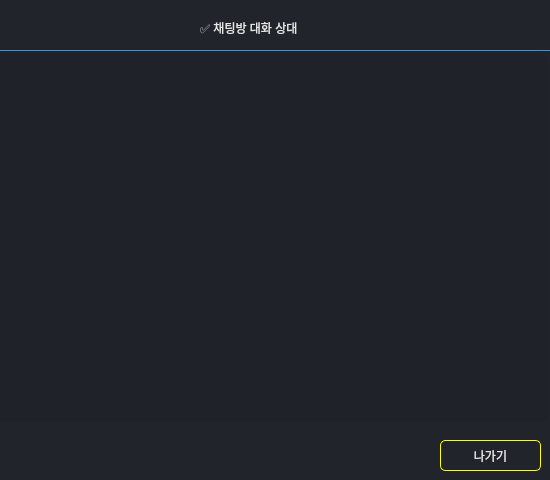
<?xml version="1.0" encoding="UTF-8"?>
<ui version="4.0">
 <class>Dialog</class>
 <widget class="QDialog" name="Dialog">
  <property name="geometry">
   <rect>
    <x>0</x>
    <y>0</y>
    <width>550</width>
    <height>480</height>
   </rect>
  </property>
  <property name="windowTitle">
   <string>Dialog</string>
  </property>
  <property name="styleSheet">
   <string notr="true">QPushButton#dialog_btn_exit {
    border-style: solid;
    border-width: 1px;
    border-color: rgb(255, 255, 255);
    border-radius: 5px;
    padding: 5px 10px;
    color: white;
}


QPushButton#dialog_btn_exit:hover {
    background-color: rgba(70, 130, 180, 1);
}

QPushButton#dialog_btn_exit:pressed {
    background-color: rgba(25, 25, 112, 1);
}</string>
  </property>
  <widget class="QLabel" name="dialog_label_titleback">
   <property name="geometry">
    <rect>
     <x>0</x>
     <y>0</y>
     <width>551</width>
     <height>481</height>
    </rect>
   </property>
   <property name="styleSheet">
    <string notr="true">background-color: rgb(33, 37, 43);</string>
   </property>
   <property name="text">
    <string/>
   </property>
  </widget>
  <widget class="QLabel" name="dialog_label_title">
   <property name="geometry">
    <rect>
     <x>200</x>
     <y>20</y>
     <width>141</width>
     <height>16</height>
    </rect>
   </property>
   <property name="styleSheet">
    <string notr="true">font: 600 11pt &quot;Segoe UI Variable Small Semibol&quot;;
color: rgb(232, 232, 232);</string>
   </property>
   <property name="text">
    <string>✅ 채팅방 대화 상대</string>
   </property>
  </widget>
  <widget class="QLabel" name="dialog_label_top_line">
   <property name="geometry">
    <rect>
     <x>0</x>
     <y>0</y>
     <width>551</width>
     <height>51</height>
    </rect>
   </property>
   <property name="styleSheet">
    <string notr="true">border-radius: 0px;
border-bottom: 1px solid #3498db;</string>
   </property>
   <property name="text">
    <string/>
   </property>
  </widget>
  <widget class="QTreeView" name="dialog_treeview_groupmemberlist">
   <property name="geometry">
    <rect>
     <x>-2</x>
     <y>52</y>
     <width>551</width>
     <height>371</height>
    </rect>
   </property>
   <property name="styleSheet">
    <string notr="true">background-color: rgb(31, 35, 41);
border-top-right-radius: 10px;
border-bottom-right-radius: 10px;
color: rgb(231, 231, 231);
font: 600 15pt &quot;Segoe UI Variable Small Semibol&quot;;</string>
   </property>
  </widget>
  <widget class="QPushButton" name="dialog_btn_exit">
   <property name="geometry">
    <rect>
     <x>440</x>
     <y>440</y>
     <width>101</width>
     <height>31</height>
    </rect>
   </property>
   <property name="styleSheet">
    <string notr="true">font: 600 9pt &quot;Segoe UI Variable Small Semibol&quot;;
border: 1px solid yellow;
color: rgb(232, 232, 232);

</string>
   </property>
   <property name="text">
    <string>나가기</string>
   </property>
  </widget>
  <zorder>dialog_label_titleback</zorder>
  <zorder>dialog_label_top_line</zorder>
  <zorder>dialog_label_title</zorder>
  <zorder>dialog_treeview_groupmemberlist</zorder>
  <zorder>dialog_btn_exit</zorder>
 </widget>
 <resources/>
 <connections/>
</ui>
